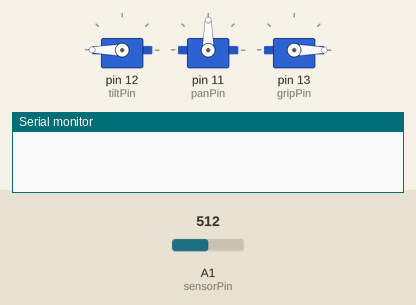
Bench run of a sketch on a simulated Arduino Uno, built with avr-gcc and run on an emulated ATmega328P. Shown: 3 × servo, the last lines printed to the serial monitor. Inputs (shaded band) come from the test bench; at power-on: A1 (sensorPin) = 512.

Above: at 3.8 s.
3.9 s: A1 (sensorPin) set to 493
10.1 s: A1 (sensorPin) set to 510
At 10.4 s:
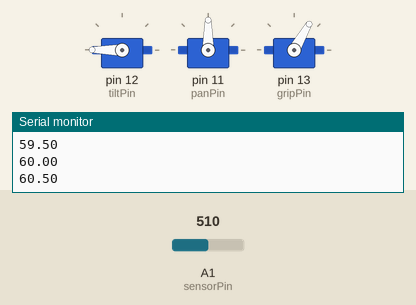
Timing chart, 0 to 13.1 s (numbered marks = the images above; inputs shaded):
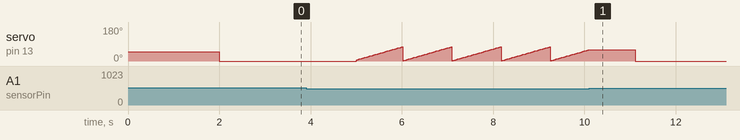

The sketch:

Module_3.ino
```cpp
#include<Servo.h>

int panPin = 11;
int tiltPin = 12;
int gripPin = 13;

int sensorPin = 1;

int gripThres = 500;

Servo tiltServo, panServo, gripServo;

double grip = 50;
int sensorValue = 0;

void setup() {

  tiltServo.attach(tiltPin);
  panServo.attach(panPin);
  gripServo.attach(gripPin);

  setPan(90);
  setTilt(180);
  Serial.begin(9600);
}

void loop() {

    //setPan(90);
    setTilt(180);
    setGrip(grip);

    delay(1000);

    sensorValue = analogRead(sensorPin);

    while(sensorValue <= gripThres) {
      sensorValue = analogRead(sensorPin);
      grip = grip + .5;
      if(grip> 75)
        grip=0;
      setGrip(grip);
      Serial.println(grip);

    }
      grip = 0;

      delay(1000);

}
void grabBall(){
  while(sensorValue <= gripThres) {
      sensorValue = analogRead(sensorPin);
      grip = grip + .5;
      if(grip> 75)
        grip=0;
      setGrip(grip);
      Serial.println(grip);

    }
}
void setPan(int angle) {
  panServo.write(angle);
}

void setGrip(int angle) {
  gripServo.write(angle);
}

void setTilt(int angle) {
  tiltServo.write(angle);
}
```

Measured:
- after the input at 3.9 s, servo on pin 13 (gripPin): ramps from 1° to 75° and jumps back, once every 1.1 s
